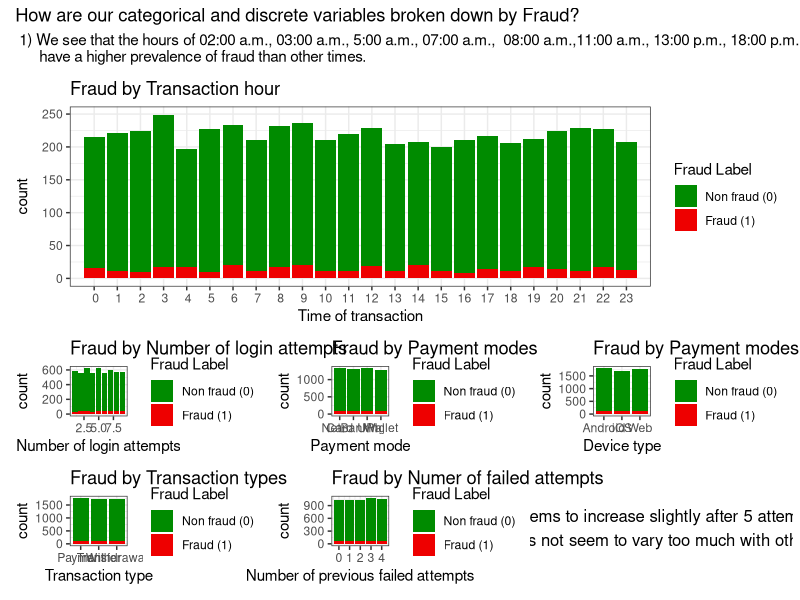

Reproduce this figure in R. (Note: this script raises an error after producing the figure.)
#--------------------------------#
#INSTALL NECESSARY PACKAGES ------
#--------------------------------#
#we have packages that handle data importing and visualisations
install.packages("here")    # used for relative file paths
library("here")  
here()                      # file path must be root of folder 
list.files(here("dataset")) # expect to see train_data.csv

install.packages("tidyverse") # visualisation suite 
library("tidyverse")

install.packages("patchwork") # putting together visualisations in EDA
library("patchwork")

install.packages("corrplot") # creating our correlation plots 
library(corrplot)


#------------------------------------#
#IMPORT AND CLEANING THE DATASET -----
#------------------------------------#

fraud <- read.csv(here("dataset", "train_data.csv"))

fraud$fraud <- factor(fraud$fraud)              #fraud from numeric to factor (categorical)
fraud$is_international <- factor(fraud$is_international)  #is_international from numeric to factor (categorical)
summary(fraud) #our fraud label has been transformed into factor of two levels: 0 no fraud, 1 fraud 

View(fraud) #looking at our data in RStudio 
table(fraud$fraud) #large prevalence of fraud: 6.51% fraud vs 93.48% not fraud
# Now we can start with our visualisations 

#------------------------------------#
#EXPLORATORY DATA ANALYSIS -----------
#------------------------------------#
# Let us create repeatable code for the theme and legend
s1 <- scale_fill_manual(name = "Fraud Label", 
                        values = c("0" = "green4", "1" = "red2"),
                        labels = c("Non fraud (0)", "Fraud (1)"))
s2 <- scale_fill_manual(name = "Fraud Label", 
                        values = c("0" = "green4", "1" = "red2"),
                        labels = c("Non fraud (0)", "Fraud (1)"), guide = "none")
t <- theme_bw()


# Q1 - What is the breakdown of IP Risk Score by fraud label using densities --------------------------------------------
p1 <- ggplot( data = fraud, aes(x = ip_risk_score, 
                          fill = fraud,
                          alpha = fraud)) +
    geom_density() +
    scale_alpha_manual(values = c("0" = 1, "1" = 0.5), guide = "none") +
    geom_vline(xintercept = 0.51, color = "gray2") +
    geom_vline(xintercept = 0.885, colour = "gray2") +
  geom_vline(xintercept = 0.25, color = "gray2") +
  geom_vline(xintercept = 0.48, colour = "gray2") +
  geom_vline(xintercept = 0.09, colour = "red4") +
    labs( title = "Density of IP Risk score by Fraud prevalence",
          x = "Ip risk score",
          y = " Density") +
    t + s1
# This density curve tells us the  probability of finding fraud and non fraud transaction in the relevant ranges (through area under curve).
# Our density curve can be broken down into 5 main regions/ ranges:
# 0.00 - 0.09 - transactions are relatively equal share of fraud and non fraud.
# 0.09 - 0.25 - the density of fraud cases is much larger than that of non fraud.
# 0.25- 0.48 - the density of non fraud cases is much larger than that of  fraud.
# 0.51 - 0.885 - the density of non fraud cases is much larger than that of  fraud.
# 0.885 - 1.00 - fraud cases are marginally more probable. 

# Q2 - How is fraud distributed in  other variables (mainly discrete ) --------------------------------------------
p2 <- ggplot(data = fraud , aes(x = login_attempts_last_24h, fill = fraud))+ 
  geom_bar() + s1 +ggtitle("Fraud by Number of login attempts") +
  labs( x= "Number of login attempts") + t
  scale_x_discrete( limits = c(0: 8)) 
p3 <- ggplot(data = fraud , aes(x = payment_mode, fill = fraud))+
  geom_bar() + s1 + ggtitle("Fraud by Payment modes") +
  labs( x= "Payment mode") + t
p4 <- ggplot(data = fraud , aes(x = device_type, fill = fraud))+
  geom_bar() + s1 + ggtitle("Fraud by Payment modes") +
  labs( x= "Device type") + t
p5 <- ggplot(data = fraud , aes(x = transaction_type, fill = fraud))+
  geom_bar() + s1 + ggtitle("Fraud by Transaction types") +
  labs( x= "Transaction type") + t
p6 <- ggplot(data = fraud , aes(x = transaction_hour, fill = fraud))+
  geom_bar() + s1 + ggtitle("Fraud by Transaction hour") + 
  scale_x_discrete( limits = c(0: 23)) +
  labs( x= "Time of transaction") + t
p7 <- ggplot(data = fraud , aes(x = previous_failed_attempts, fill = fraud))+
  geom_bar() + s1  + ggtitle("Fraud by Numer of failed attempts") +
  labs( x= "Number of previous failed attempts") + t

# creating a patchwork of categorical and discrete numeric variables broken down by fraud
p6/ (p2 + p3 + p4 + p5 + p7 + grid::textGrob("2) Fraud seems to increase slightly after 5 attempted logins\n3) Fraud does not seem to vary too much with other variables ")) +
  plot_annotation(title = "How are our categorical and discrete variables broken down by Fraud?",
                  subtitle = " 1) We see that the hours of 02:00 a.m., 03:00 a.m., 5:00 a.m., 07:00 a.m.,  08:00 a.m.,11:00 a.m., 13:00 p.m., 18:00 p.m., 19:00 p.m., and 21:00 p.m.
      have a higher prevalence of fraud than other times.")

### Q3 - How does transaction amount vary with average transaction in terms of predicting fraud ------------------------
p8 <- ggplot( data = fraud, aes(x = transaction_amount, y = account_age_days, colour = fraud)) + 
  geom_point() +
  labs( title = "Transaction amount vs average transaction amount",
        x = "Transaction amount",
        y = "Account age in days") + scale_colour_manual(name = "Fraud Label", 
                                                       values = c("0" = "green4", "1" = "red2"),
                                                       labels = c("Non fraud (0)", "Fraud (1)")) + t

# There is little relationship between transaction amounts and average age of accounts in days.
# The fraudulent data points are visible in the entire range across the y and x axis. 

# Q4- What proportion of international transactions are fraudulent --------------------------------------------
fraud.international <- fraud %>%              #begin by group our transaction by international or not 
group_by( is_international, fraud) %>% 
  summarise(
    count = n()) 

fraud_0 <-subset(fraud.international, is_international == 0)  #getting the subset of local (0)  transactions
fraud_1 <- subset(fraud.international, is_international == 1) # getting the subset of international (1) transactions   

prop0 <- prop.table(fraud_0$count) #getting proportion 
prop1 <- prop.table(fraud_1$count)

display0 <-  paste0(round(prop0[2],3)*100,"% of transactions are fraud") #getting percentage of international transactions rounded  to 3 s.f
display1 <- paste0(round(prop1[2],3)*100,"% of transactions are fraud")


p9 <- ggplot(data = fraud , aes(x = is_international, fill = fraud))+
  geom_bar()  +
  labs( title = "Proportion of international transactions with fraud",
        x = "Is transaction international?",
        y = "Frequency of transactions") +
  annotate("text",
           x = 1,
           y = 7000,
           label = display0,
           family = "serif", 
           fontface = "bold") +
  annotate("text",
           x = 2.03,
           y = 1500,
           label  = display1,
           family = "serif", 
           fontface = "bold") + t + s1
# Local transactions tend too be more fraudulent than international ones 6.7% vs 4.6%. 

# Q5 - How does location impact fraud ----------------------------------------------------------------
fraud.location <- fraud %>%                   #begin by grouping our transactions by device location into a dataframe 
  group_by( device_location, fraud) %>% 
  summarise(
    count = n()) 

location_b <-subset(fraud.location, device_location == "Bangalore") #get the subset of the dataframe for each location
location_c <-subset(fraud.location, device_location == "Chennai")
location_d <-subset(fraud.location, device_location == "Delhi")
location_h <-subset(fraud.location, device_location == "Hyderabad")
location_m <-subset(fraud.location, device_location == "Mumbai")

prop.b <- prop.table(location_b$count) #get the subset as proportions 
prop.c <- prop.table(location_c$count)
prop.d <- prop.table(location_d$count)
prop.h <- prop.table(location_h$count)
prop.m <- prop.table(location_m$count)


displayb <-  paste0(round(prop.b[2],3)*100,"%  fraud") #get the percentage of fraudulent transactions by location 
displayc <- paste0(round(prop.c[2],3)*100,"%  fraud")
displayd <-  paste0(round(prop.d[2],3)*100,"%  fraud")
displayh <- paste0(round(prop.h[2],3)*100,"%  fraud")
displaym <-  paste0(round(prop.m[2],3)*100,"%  fraud")

ann <- data.frame(                                     #let us create a dataframe for the x and y axis coordinates as well as the font and percentages rounded to 3 s.f
  x =c(1,2,3,4,5),
  y = c(1600, 1500, 1590, 1690, 1500), 
  label = c( displayb, displayc, displayd, displayh, displaym), 
  fontface = rep("bold", times = 5),
  fontfamily = rep("serif", times = 5)
)


p10 <- ggplot(data = fraud , aes(x = device_location , fill = fraud)) +
  geom_bar(width = 0.8) +
geom_text( data = ann,
          aes( x= x,
           y = y, 
           label = label,
           fontface = fontface,
           family = fontfamily),
           inherit.aes = FALSE) +
  labs(
    title = "Distribution of Fraud per location",
    x = "Device locations",
    y = "Number of transactions"
  ) + t + s1

# Hyderabad and Mumbai have a higher prevalence of fraud than other dice locations. 

# Q6 - How does account age in days impact fraud ----------------------------------------------------------------
options(scipen = 100)
p11 <- ggplot(data = fraud , aes(x = account_age_days, fill = fraud, alpha = fraud))+
  geom_density()  +
  labs( title = "Density of fraud by account age in days",
        x = "Account age (days)",
        y = "Density") + s1 +
  scale_alpha_manual(values = c("0" = 1, "1" = 0.5), guide = "none") +
  t +
  geom_vline(xintercept = 1017, color = "gray2") +
  geom_vline(xintercept = 1845, colour = "gray2") 

# Accounts that are between 1017 and 1845 days old have a much higher prevalence of fraud than those outside that age range

#Q7 - what is the distribution of our transaction amounts -------------------------------------------------------------
p12 <- ggplot(data = fraud , aes(x = avg_transaction_amount) )+
  geom_density()  +
  labs( title = "Density of fraud by average transaction amount",
        x = "Average transaction amount (Rupee)",
        y = "Density") + s1 
# Average transaction seem to follow a normal distribution. 
p13 - ggplot(data = fraud , aes(x = transaction_amount))+
  geom_density()  +
  labs( title = "Density of fraud by  transaction amount",
        x = "Transaction amount (Rupee)",
        y = "Density") + s1 
# Transaction seem to follow a normal distribution. 
max_amt <- max(fraud$avg_transaction_amount)
min_amt <- min(fraud$avg_transaction_amount)
amounts_avg <- fraud$avg_transaction_amount
amounts_daily <- fraud$transaction_amount

n <- 5250
sample_quantiles_avg <- amounts_avg/n
sample_quantiles_daily <- amounts_daily/n

uniform_samples <- runif(n, min = min_amt, max = max_amt)
theoretical_quantiles <- 1:n / n+1

qqplot(theoretical_quantiles, sample_quantiles_avg, col = "green4",
    main = "QQ plot of sample quantiles vs uniform quantiles (avg transaction amount)",
    xlab = "theoretical uniform quantiles",
    ylab = "Average transaction sample quantiles")
abline(0,1)

qqplot(theoretical_quantiles, sample_quantiles_daily, col = "pink",
       main = "QQ plot of sample quantiles vs uniform quantiles (transaction amount)",
       xlab = "theoretical uniform quantiles",
       ylab = "Transaction sample quantiles")

abline(0,1)

# Both the average transaction amount and the transaction amount follow a normal distribution. 
# Both variables have a wider variance due the greater slope in our qqplots.


# Q8 - What are the correlations between our variables?  ----------------------------------------------------------------

corr_data <- fraud %>%
  mutate(fraud_label = as.numeric(as.factor(fraud)) - 1) %>% 
  select(where(is.numeric))

correlation_plot <- cor(corr_data, use = "complete.obs")
colours <- colorRampPalette(c("green","brown","red"))(200)

corrplot(correlation_plot, method = "number", type = "lower", col = colours ,
         main= "Lower correlation plot",
         mar = c(0,0,2,0)
         )
         
dev.off()

# Our numeric variables do not have a very high correlation with the Fraud label.
# The numeric variables also do not have high correlation with each other.


# All of these visualisations point to the fact that:
# 1) Not many of our variables help in determining fraud
# 2) Transaction amounts and average transaction amount have no relationship to fraud which is very improbable 
# 3) The data seem to be independently generated column by column with fraud added at the end without any discernible 
# pattern
